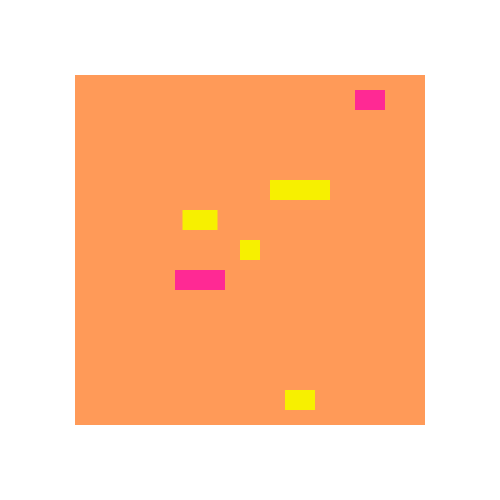
Frame 1 (no input)
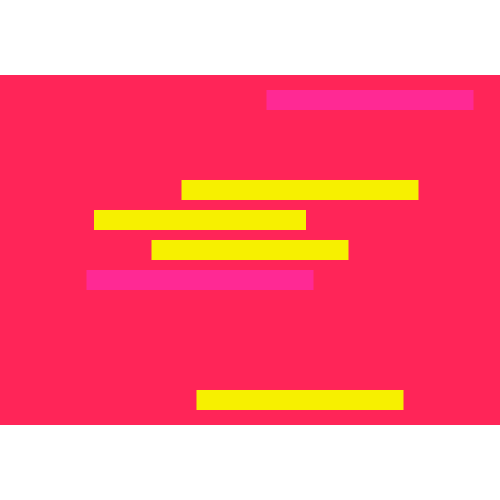
Frame 60 (the mouse pressed at the canvas centre just before this capture)
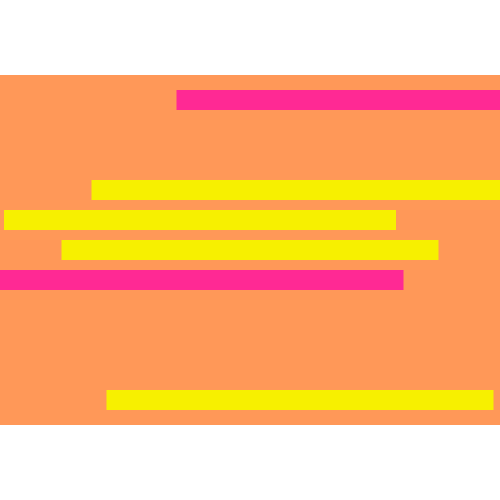
Frame 120 (the mouse held since frame 60 and released just before this capture)

The Processing sketch that drew these frames (run headless with seeded random() and noise(); from frame 60 on, the mouse is pressed at the canvas centre):

// Processing sketch: processing_53944
// ── processing_53944.pde

float y=0.0;

void setup(){
  size(500,500); //canvas size
  background(0); //initial background colour
  noStroke();
  rectMode(CENTER); //rectangles are drawn from center
}

void draw() {
  frameRate(50); 
  background (255,255,255); //background is white
  
  fill(255,random(239),88); //blinking random background color
  rect(250,250,350+y,350); //size and position of blinking rectangle
  
  fill(247,240,0); //yellow
  rect(250,250,20+y,20); // rectangle stretching horizontally
  
  fill(247,240,0);//yellow
  rect(200,220,35+y,20); // rect stretching horizontally
  
  fill(255,41,148); //pink
  rect(200,280,50+y,20); // rect stretching horizontally
  
  fill(247,240,0); // yellow
  rect(300,400,30+y,20); // rect stretching horizontally
  
  fill(247,240,0); //yellow
  rect(300,190,60+y,20); //rect stretching horizontally
  
  fill(255,41,148); //pink
  rect(370,100,30+y,20); // rect stretching horizontally
  
  if (y < 450) //if the value of y is smaller than 450
  {
    y+=3; // increases by 3
  }  
  else
  {
    y = 0; //if y is bigger than 450, goes back to 0
  }
  
}                       
